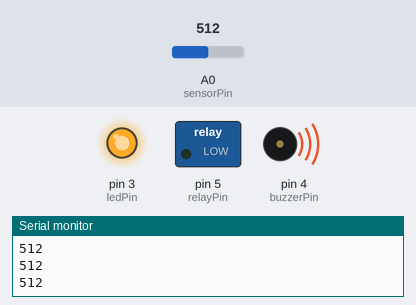
The sketch below on a simulated Arduino Uno, built with avr-gcc and run on an emulated ATmega328P. Parts: switched loads named in the sketch (green lamp = pin HIGH), output pins drawn as LEDs (lit = HIGH), buzzer (waves = sounding), the last lines printed to the serial monitor. The inputs (shaded band) are chosen by the test bench; at power-on: A0 (sensorPin) = 512.

Above: at 1.2 s.
1.3 s: A0 (sensorPin) set to 413
2.8 s: A0 (sensorPin) set to 382
At 3.6 s:
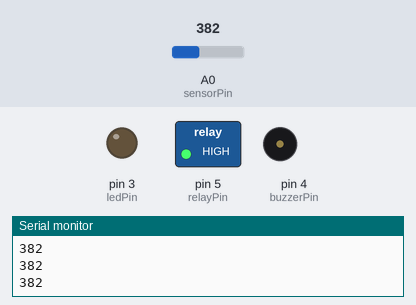
4.3 s: A0 (sensorPin) set to 410
At 4.9 s:
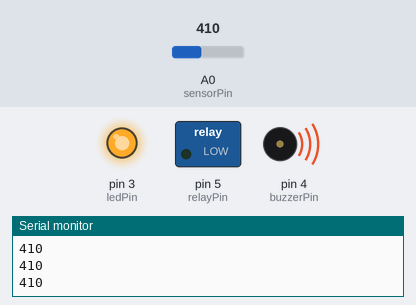
5.9 s: A0 (sensorPin) set to 390
At 7.4 s:
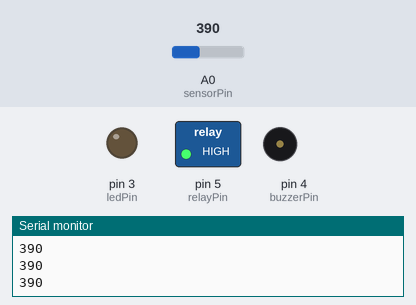
Timing chart, 0 to 8.5 s (numbered marks = the images above; inputs shaded):
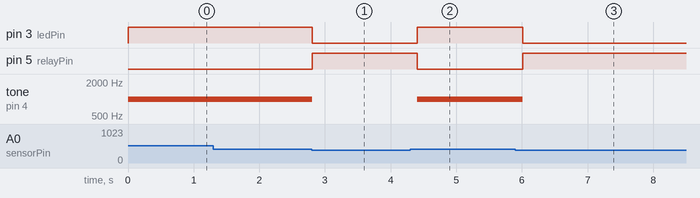

The sketch:

Toxicgas.ino
```cpp
const int sensorPin = A0;
const int ledPin = 3;
const int buzzerPin = 4;
const int relayPin = 5;
const int threshold = 400;
void setup() {
  pinMode(ledPin, OUTPUT);
  pinMode(buzzerPin, OUTPUT);
  pinMode(relayPin, OUTPUT);
  digitalWrite(ledPin, LOW);
  digitalWrite(relayPin, HIGH);
  Serial.begin(9600);
}
void loop() {
  int gasValue = analogRead(sensorPin);
  Serial.println(gasValue);
  if (gasValue > threshold) {
    digitalWrite(ledPin, HIGH);
    tone(buzzerPin, 1000);
    digitalWrite(relayPin, LOW);
  } else {
    digitalWrite(ledPin, LOW);
    noTone(buzzerPin);
    digitalWrite(relayPin, HIGH);
  }
  delay(200);
}
```

Measured:
- the behaviour switches between 401 and 400 on A0 (sensorPin) (found by bisection; images 0 and 1)
- after the input at 2.8 s, pin 3 (ledPin): HIGH → LOW at once; pin 5 (relayPin): LOW → HIGH at once; tone on pin 4 (buzzerPin): 1000 Hz → silent at once
- after the input at 4.3 s, pin 3 (ledPin): LOW → HIGH after 0.11 s; pin 5 (relayPin): HIGH → LOW after 0.11 s; tone on pin 4 (buzzerPin): silent → 1000 Hz after 0.11 s
- after the input at 5.9 s, pin 3 (ledPin): HIGH → LOW after 0.11 s; pin 5 (relayPin): LOW → HIGH after 0.11 s; tone on pin 4 (buzzerPin): 1000 Hz → silent after 0.11 s
